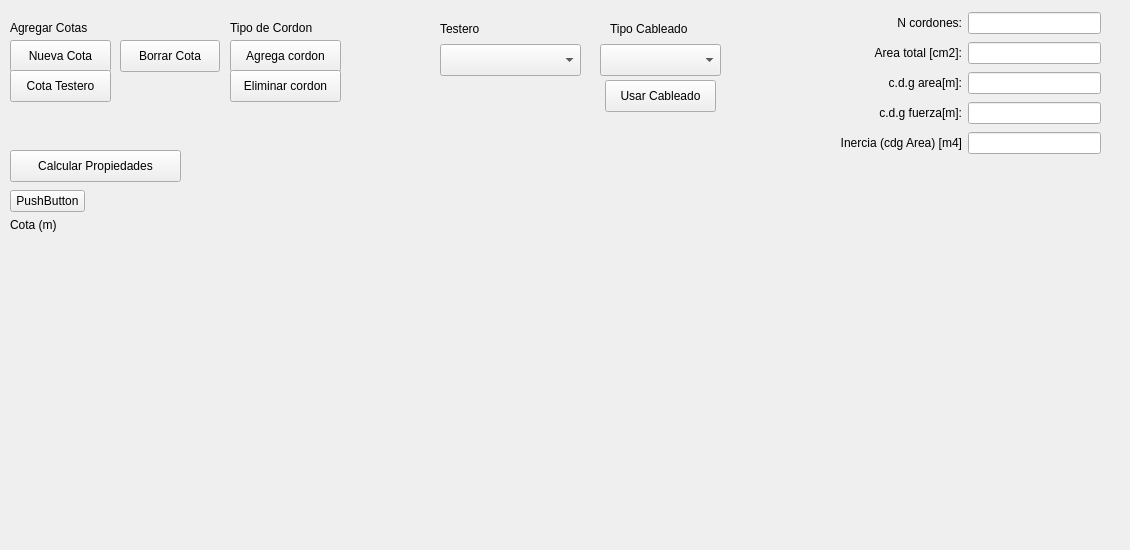
   <widget class="QWidget" name="tab_2">
    <attribute name="title">
     <string>Arm. Activa</string>
    </attribute>
    <widget class="QWidget" name="gridLayoutWidget_2">
     <property name="geometry">
      <rect>
       <x>10</x>
       <y>190</y>
       <width>1111</width>
       <height>351</height>
      </rect>
     </property>
     <layout class="QGridLayout" name="gridLayout">
      <property name="horizontalSpacing">
       <number>-1</number>
      </property>
      <item row="1" column="0">
       <layout class="QVBoxLayout" name="verticalLayout">
        <property name="spacing">
         <number>0</number>
        </property>
        <item>
         <widget class="QLabel" name="tab2_label_cota">
          <property name="maximumSize">
           <size>
            <width>100</width>
            <height>16777215</height>
           </size>
          </property>
          <property name="text">
           <string>Cota (m)</string>
          </property>
         </widget>
        </item>
        <item>
         <spacer name="verticalSpacer_2">
          <property name="orientation">
           <enum>Qt::Orientation::Vertical</enum>
          </property>
          <property name="sizeHint" stdset="0">
           <size>
            <width>20</width>
            <height>40</height>
           </size>
          </property>
         </spacer>
        </item>
       </layout>
      </item>
      <item row="0" column="0">
       <widget class="QPushButton" name="tab2_relleno_layout_armaduras">
        <property name="enabled">
         <bool>true</bool>
        </property>
        <property name="maximumSize">
         <size>
          <width>75</width>
          <height>16777215</height>
         </size>
        </property>
        <property name="text">
         <string>PushButton</string>
        </property>
       </widget>
      </item>
      <item row="1" column="1">
       <spacer name="horizontalSpacer">
        <property name="orientation">
         <enum>Qt::Orientation::Horizontal</enum>
        </property>
        <property name="sizeHint" stdset="0">
         <size>
          <width>40</width>
          <height>20</height>
         </size>
        </property>
       </spacer>
      </item>
     </layout>
    </widget>
    <widget class="QPushButton" name="tab2_btn_add_cota_custom">
     <property name="geometry">
      <rect>
       <x>10</x>
       <y>40</y>
       <width>101</width>
       <height>32</height>
      </rect>
     </property>
     <property name="text">
      <string>Nueva Cota</string>
     </property>
    </widget>
    <widget class="QPushButton" name="tab2_btn_add_cord">
     <property name="geometry">
      <rect>
       <x>230</x>
       <y>40</y>
       <width>111</width>
       <height>32</height>
      </rect>
     </property>
     <property name="text">
      <string>Agrega cordon</string>
     </property>
    </widget>
    <widget class="QPushButton" name="tab2_btn_del_cota">
     <property name="geometry">
      <rect>
       <x>120</x>
       <y>40</y>
       <width>100</width>
       <height>32</height>
      </rect>
     </property>
     <property name="text">
      <string>Borrar Cota</string>
     </property>
    </widget>
    <widget class="QPushButton" name="tab2_btn_del_cord">
     <property name="geometry">
      <rect>
       <x>230</x>
       <y>70</y>
       <width>111</width>
       <height>32</height>
      </rect>
     </property>
     <property name="text">
      <string>Eliminar cordon</string>
     </property>
    </widget>
    <widget class="QWidget" name="gridLayoutWidget_3">
     <property name="geometry">
      <rect>
       <x>840</x>
       <y>10</y>
       <width>261</width>
       <height>147</height>
      </rect>
     </property>
     <layout class="QGridLayout" name="tab2_gridLayout_totales">
      <item row="0" column="0">
       <widget class="QLabel" name="tab2_label_cant_cord">
        <property name="text">
         <string>N cordones:</string>
        </property>
        <property name="alignment">
         <set>Qt::AlignmentFlag::AlignRight|Qt::AlignmentFlag::AlignTrailing|Qt::AlignmentFlag::AlignVCenter</set>
        </property>
       </widget>
      </item>
      <item row="3" column="0">
       <widget class="QLabel" name="tab2_label_cdg_fuerza">
        <property name="text">
         <string>c.d.g fuerza[m]:</string>
        </property>
        <property name="alignment">
         <set>Qt::AlignmentFlag::AlignRight|Qt::AlignmentFlag::AlignTrailing|Qt::AlignmentFlag::AlignVCenter</set>
        </property>
       </widget>
      </item>
      <item row="1" column="0">
       <widget class="QLabel" name="tab2_label_area_total">
        <property name="text">
         <string>Area total [cm2]:</string>
        </property>
        <property name="alignment">
         <set>Qt::AlignmentFlag::AlignRight|Qt::AlignmentFlag::AlignTrailing|Qt::AlignmentFlag::AlignVCenter</set>
        </property>
       </widget>
      </item>
      <item row="2" column="0">
       <widget class="QLabel" name="tab2_label_cdg_area">
        <property name="text">
         <string>c.d.g area[m]:</string>
        </property>
        <property name="alignment">
         <set>Qt::AlignmentFlag::AlignRight|Qt::AlignmentFlag::AlignTrailing|Qt::AlignmentFlag::AlignVCenter</set>
        </property>
       </widget>
      </item>
      <item row="0" column="1">
       <widget class="QLineEdit" name="tab2_line_total_cordones"/>
      </item>
      <item row="3" column="1">
       <widget class="QLineEdit" name="tab2_line_total_cdg_fuerza"/>
      </item>
      <item row="1" column="1">
       <widget class="QLineEdit" name="tab2_line_total_area"/>
      </item>
      <item row="2" column="1">
       <widget class="QLineEdit" name="tab2_line_total_cdg_area"/>
      </item>
      <item row="4" column="0">
       <widget class="QLabel" name="tab2_label_inercia">
        <property name="text">
         <string>Inercia (cdg Area) [m4]</string>
        </property>
        <property name="alignment">
         <set>Qt::AlignmentFlag::AlignRight|Qt::AlignmentFlag::AlignTrailing|Qt::AlignmentFlag::AlignVCenter</set>
        </property>
       </widget>
      </item>
      <item row="4" column="1">
       <widget class="QLineEdit" name="tab2_line_total_inercia"/>
      </item>
     </layout>
    </widget>
    <widget class="QPushButton" name="tab2_btn_valores">
     <property name="geometry">
      <rect>
       <x>10</x>
       <y>150</y>
       <width>171</width>
       <height>32</height>
      </rect>
     </property>
     <property name="text">
      <string>Calcular Propiedades</string>
     </property>
    </widget>
    <widget class="QLabel" name="tab2_label_cota_dinamica">
     <property name="geometry">
      <rect>
       <x>10</x>
       <y>20</y>
       <width>101</width>
       <height>16</height>
      </rect>
     </property>
     <property name="text">
      <string>Agregar Cotas</string>
     </property>
    </widget>
    <widget class="QPushButton" name="tab2_btn_add_cota_testero">
     <property name="geometry">
      <rect>
       <x>10</x>
       <y>70</y>
       <width>101</width>
       <height>32</height>
      </rect>
     </property>
     <property name="text">
      <string>Cota Testero</string>
     </property>
    </widget>
    <widget class="QLabel" name="tab2_label_cota_dinamica_2">
     <property name="geometry">
      <rect>
       <x>230</x>
       <y>20</y>
       <width>101</width>
       <height>16</height>
      </rect>
     </property>
     <property name="text">
      <string>Tipo de Cordon</string>
     </property>
    </widget>
    <widget class="QLabel" name="tab2_label_testero">
     <property name="geometry">
      <rect>
       <x>440</x>
       <y>20</y>
       <width>113</width>
       <height>18</height>
      </rect>
     </property>
     <property name="text">
      <string>Testero</string>
     </property>
    </widget>
    <widget class="QComboBox" name="tab2_combo_testero">
     <property name="geometry">
      <rect>
       <x>440</x>
       <y>44</y>
       <width>141</width>
       <height>32</height>
      </rect>
     </property>
    </widget>
    <widget class="QComboBox" name="tab2_combo_preset">
     <property name="geometry">
      <rect>
       <x>600</x>
       <y>44</y>
       <width>121</width>
       <height>32</height>
      </rect>
     </property>
    </widget>
    <widget class="QLabel" name="tab2_label_preset">
     <property name="geometry">
      <rect>
       <x>610</x>
       <y>20</y>
       <width>112</width>
       <height>18</height>
      </rect>
     </property>
     <property name="text">
      <string>Tipo Cableado</string>
     </property>
    </widget>
    <widget class="QPushButton" name="tab2_btn_aplicar_preset">
     <property name="geometry">
      <rect>
       <x>605</x>
       <y>80</y>
       <width>111</width>
       <height>32</height>
      </rect>
     </property>
     <property name="text">
      <string>Usar Cableado</string>
     </property>
    </widget>
   </widget>
